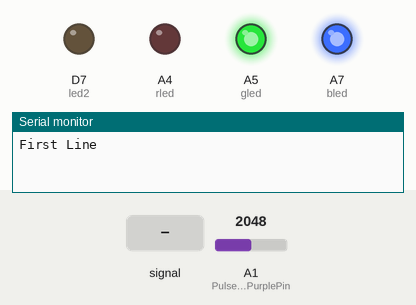
This sketch was run on a simulated Particle Photon. Shown: output pins drawn as LEDs (lit = HIGH), the last lines printed to the serial monitor. Dashed ring = blinking. The test bench sets the inputs (shaded band); at power-on: A1 (PulseSensorPurplePin) = 2048.

Above: at 0.1 s.
At 2.3 s:
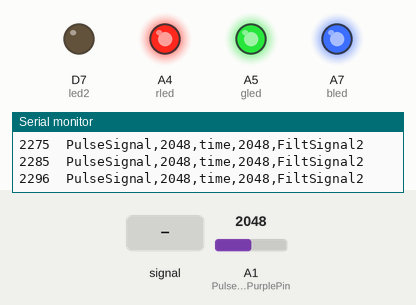
2.4 s: A1 (PulseSensorPurplePin) fed a 200 Hz sine of ±327 counts around its level
At 5.2 s:
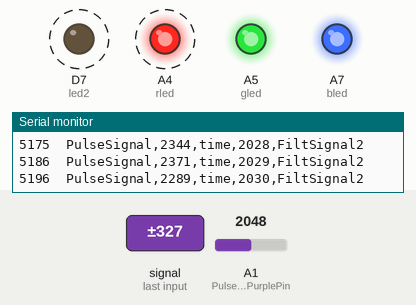
5.4 s: A1 (PulseSensorPurplePin) set to 2866
Timing chart, 0 to 8.4 s (numbered marks = the images above; inputs shaded):
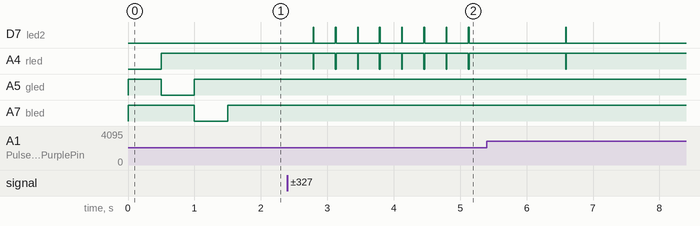

Measured:
- after the input at 2.4 s, D7 (led2): alternates HIGH for 0.01 s and LOW for 0.32 s, starting after 0.39 s; A4 (rled): alternates HIGH for 0.32 s and LOW for 0.01 s, starting after 0.39 s

The sketch:

HeartRateSensor.ino
```cpp
/*
 * Project HeartRateSensor
 * Description:
        Example program to:
 - Measures the heart rate through a pulse Sensor
 and flashes an RGB LED to indicate when a pulse
 has occurred.  This is connected to the Particle Photon
 Sensor App, which displays the BPM and controls the RGB LED color.
 * Author: Max Maguire
 * Date: 04/10/17
 */
 // input pins
 int PulseSensorPurplePin = A1;
 int ai1   = A0; // not used
 // output pins
 int led2  = D7; // not necessary
 int rled  = A4;
 int gled  = A5;
 int bled  = A7;
 // heat beat variables
 double fcoeff   = 0.05;
 double cur_heartBeatTS = 0;
 int cur_dfs        = 0;
 int bpm   = 0;
 int Signal = 0;      // raw signal
 int FiltSignal  = 0; // 1st Layer lp filter
 int FiltSignal2 = 0; // 2nd Layer lp filter
 char respSIG[64];
 bool startFlag  = true;
 int threshold[] = {40,200}; // bpm threshold
 // Initialize rgb led values
 int redValue[]   = {255,0};
 int greenValue[] = {255,255};
 int blueValue[]  = {255,255};
 // not used..
 double danalogvalue = 0;
 int  ianalogvalue = 0;
 char respPOT[64];

 void setup() {

   //Register our Particle function here
   Particle.function("RGBled", RGBledControl);
   //Register our Particle variable here
   //Particle.variable("ianalogvalue", &ianalogvalue,INT);
   Particle.variable("bpm", &bpm, INT);
   Serial.begin(9600);
   // Set outputs
   pinMode(led2,OUTPUT);
   pinMode(rled,OUTPUT);
   pinMode(gled,OUTPUT);
   pinMode(bled,OUTPUT);
   // set inputs
   pinMode(ai1,INPUT);
   // turn rgb led to off state...
   analogWrite( rled, redValue[0]);
   analogWrite( gled, greenValue[0]);
   analogWrite( bled, blueValue[0]);
 }

 void loop() {
   // On First loop, record Signal in filters...
   Signal = analogRead(PulseSensorPurplePin);
   if (startFlag) {
    Serial.println("First Line");
    FiltSignal  = Signal;
    FiltSignal2 = Signal;
    // Signal Beginning of Loop
    // Red first
    analogWrite( rled, 0);
    analogWrite( gled, greenValue[0]);
    analogWrite( bled, blueValue[0]);
    delay(500);
    // Green Second
    analogWrite( rled, redValue[0]);
    analogWrite( gled, 0);
    analogWrite( bled, blueValue[0]);
    delay(500);
    // Blue Last
    analogWrite( rled, redValue[0]);
    analogWrite( gled, greenValue[0]);
    analogWrite( bled, 0);
    delay(500);
   }
   Serial.print(String(millis()));
   // detect heart beat and calculate bpm
   heartBeatDetection();
   sprintf(respSIG, "\tPulseSignal,%d,time,%d,FiltSignal2", Signal,FiltSignal2);
   Serial.println(respSIG);
   // Wait 10 milli-seconds...
   delay(10);
   startFlag = false;
 }
 // Provide String input to change RGB LED
 int RGBledControl( String command )
{
    String colors[3];
    colors[0]="";
    colors[1]="";
    colors[2]="";
    int index = 0;
    for( int i = 0; i < command.length(); i++ )
    {
      if( index < 3 ){
        char c = command.charAt(i);
        colors[index] += c;

        if( c == ',') index++;
      }
    }
    // get the red component...
    redValue[1]   = colors[0].toInt();
    // now green
    greenValue[1] = colors[1].toInt();
    // now blue
    blueValue[1]  = colors[2].toInt();
   // write the mixed color
   return 1;
}
// Process Pulse Sensor Data
void heartBeatDetection() {
    int prev_FiltSignal    = FiltSignal;
    int prev_FiltSignal2   = FiltSignal2;
    int prev_dfs           = cur_dfs;
    // apply 2 layer, low-pass Filter
    FiltSignal  = lpFilter(Signal,prev_FiltSignal);
    FiltSignal2 = lpFilter(FiltSignal,prev_FiltSignal2);
    cur_dfs = FiltSignal2 - prev_FiltSignal2;
    // evaluates local maximum of filtered signal
    if (cur_dfs <= 0 && prev_dfs > 0) {
      double evalcur_heartBeatTS       = double(millis());
      double dt = (evalcur_heartBeatTS - cur_heartBeatTS)/1000.0;
      double temp_bpm = (60.0/dt);
      // Evaluate bpm frequency to fit within range (40-200)
      if (temp_bpm > threshold[1]) {
        return;
      }
      // if below high threshold, store new pulse TS
      cur_heartBeatTS = evalcur_heartBeatTS;
      if (temp_bpm > threshold[0]) {
        bpm = temp_bpm;
        // turn LEDs on
        //rgbpulse();
        analogWrite( rled, redValue[1]);
        analogWrite( gled, greenValue[1]);
        analogWrite( bled, blueValue[1]);
        digitalWrite(led2, HIGH);
        return;
      }
    }
    // turn LEDs off
    analogWrite( rled, redValue[0]);
    analogWrite( gled, greenValue[0]);
    analogWrite( bled, blueValue[0]);
    digitalWrite(led2, LOW);
    return;
}
// Low-Pass Filter
int lpFilter(int Sig,int prev_fSig) {
  int fSignal = int(fcoeff*Sig + (1.0-fcoeff)*prev_fSig);
  return fSignal;
}
// display rgb led Pulse
void rgbpulse() {
  for (int i = 0; i < 255; i++) {
    if (redValue[1] > i) {
      analogWrite( rled, i);
    }
    if (greenValue[1] > i) {
      analogWrite( gled, i);
    }
    if (blueValue[1] > i) {
      analogWrite( bled, i);
    }
    delay(1);
  }
}
```
